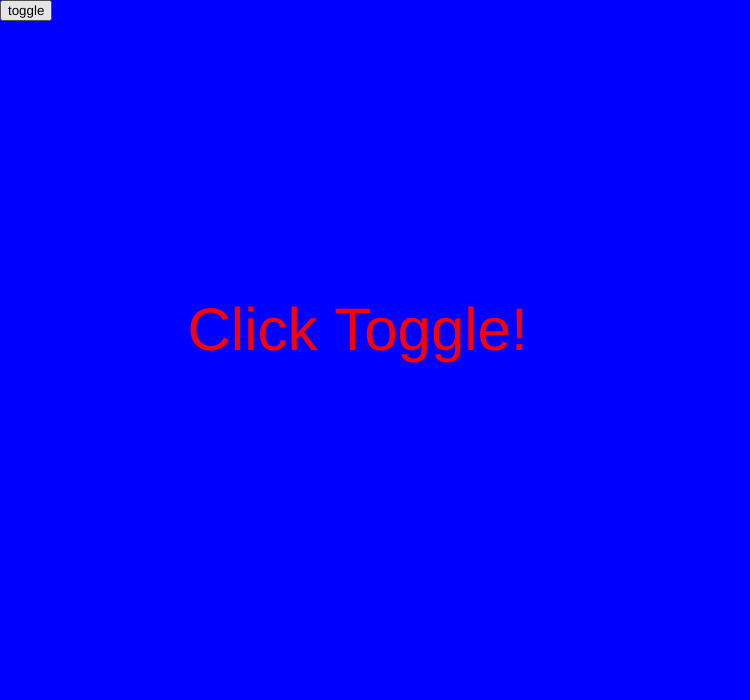
Frame 1 (no input)
Frame 60 (no input): identical to frame 1, image omitted
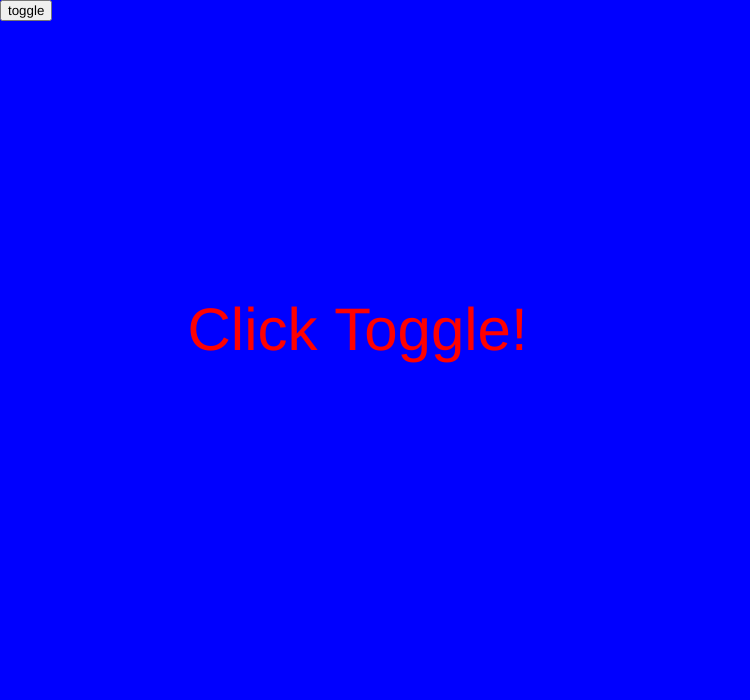
Frame 120 (the mouse pressed at the canvas centre since frame 60)

The p5.js sketch that drew these frames (run headless with seeded random() and noise() and a simulated clock; from frame 60 on, the mouse is pressed at the canvas centre):

// p5.js sketch
// ── sketch.js
var time = 0;

var isAnimation = false;

var button;

function setup() {
  createCanvas(750, 700);
  angleMode(DEGREES);
  
  button = createButton("toggle");
  button.mousePressed(togglePage);
  button.position(0, 0);
}

function draw() {
  if(isAnimation)
    runAnimation();
  else
    runTitle();
}

function togglePage(){
  isAnimation = !isAnimation;
}
  
function runTitle(){
  background("blue");
  
  fill("red");
  textSize(60);
  text("Click Toggle!", width / 4, height / 2);
}

function runAnimation(){
  time += ((1 / 60) * 1000) / 20;
  
  background(220);
  
  scaleSky();
  drawSun();
  drawMoon();
  
  drawFish(
    width + 100,
    30 + (height / 2), 
    100,
    0.75,
    5,
    2
  );
  
  drawFish(
    width + 300,
    50 + (height / 2), 
    200,
    0.75,
    20
  );
  
  drawSea();
  
  
  drawBuoy(
    width + 10, 
    40 + (height  / 2),
    0,
    1
  );
  
  drawBuoy(
    width + 200, 
    20 + (height  / 2), 
    20,
    0.5
  );
  
  drawBuoy(
    width + 600, 
    10 + (height  / 2), 
    70,
    0.75
  );
  
  drawBoat(
    0 + (width / 2), 
    120 + (height / 2)
  );
}

function drawFish(x, y, jumpHeight, size = 1, offset = 0, speed = 1){
  x += time;
  
  x %= width + 100;
  
  push();
  stroke("black");
  strokeWeight(0);
  fill("gray");
  translate(x, y);
  rotate(speed * time + offset);
  ellipse(0, jumpHeight, 60 * size, 30 * size);
  pop();
  
  push();
  stroke("black");
  strokeWeight(0);
  fill("gray");
  translate(x, y);
  rotate(speed * time + offset);
  
  triangle(
    (20 * size) + (30 * size), (-15 * size) + jumpHeight, 
    (20 * size) + (30 * size), (15 * size) + jumpHeight, 
    (-20 * size) + 30, 0 + jumpHeight
  );
  
  pop();
}

function drawBoat(x, y){
  push();
  stroke("black");
  strokeWeight(0);
  fill("brown");
  translate(x, y);
  arc(0, 0, 200, 120, 0, 180);
  pop();
  
  push();
  stroke("black");
  strokeWeight(0);
  fill("brown");
  translate(x - 10, y - 100);
  rect(0, 0, 20, 100);
  pop();
  
  push();
  stroke("black");
  strokeWeight(0);
  fill("white");
  translate(x - 10, y - 100);
  triangle(
    0, 10,
    0, -70,
    100, 10
  );
  pop();
  
  push();
  stroke("black");
  strokeWeight(0);
  fill("tan");
  translate(x + 4, y + 40);
  rotate(-8 * time);
  rect(-4, -40, 8, 80);
  pop();
  
  push();
  stroke("black");
  strokeWeight(0);
  fill("tan");
  translate(x + 4, y + 40);
  rotate(-8 * time);
  rect(-40, -4, 80, 8);
  pop();
}

function drawBuoy(x, y, offset = 0, size = 1){
  x += time;
  
  x %= width + 100;

  
  //x and y are global offsets to time
  push();
  stroke("black");
  strokeWeight(0);
  fill("red");
  translate(x, y);
  rotate(30 * sin(time + offset));
  ellipse(0, 0, 90 * size, 30 * size);
  pop();
  
  push();
  stroke("black");
  strokeWeight(0);
  fill("red");
  translate(x, y);
  rotate(30 * sin(time + offset));
  rect(-20 * size, -70 * size, 40 * size, 70 * size);
  pop();
}

function scaleSky(){
  push();
  stroke("black");
  strokeWeight(0);
  fill(0, 0, 127.5 * (-sin(time) + 1));
  rect(0, 0, width, height / 2);
  pop();
}

function drawSun(){
  push();
  stroke("black");
  strokeWeight(0);
  fill(255, 204, 0);
  translate(width / 2, height / 2);
  rotate(time);
  circle(300, 0, 100);
  pop();
}

function drawMoon(){
  push();
  stroke("black");
  strokeWeight(0);
  fill("lightgray");
  translate(width / 2, height / 2);
  rotate(time);
  circle(-300, 0, 100);
  pop();
}

function drawSea(){
  push();
  stroke("black");
  strokeWeight(0);
  fill("teal");
  rect(0, height / 2, width, height / 2);
  pop();
}
